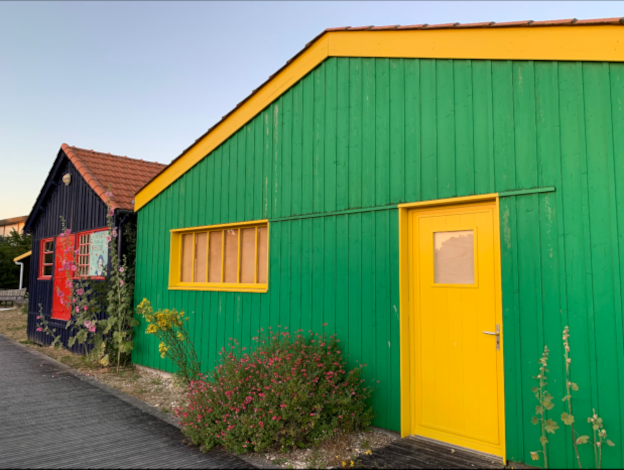
#> input picture Python/cible3.bmp, 624 x 470 px
$ python color_transfer.py
#> lines starting #> are read from the running program, lines starting #| are printed output that depends on the picture; after the words box and inside, x2 and y2 are one past the last pixel; in counts of white or black regions, pixels touching at a corner belong together
from PIL import Image
import numpy as np

cible = "cible3.bmp"
source = "source3.bmp"
out = 'out_python.bmp'

M1 = np.array([[0.3811, 0.5783, 0.0402], [0.1967, 0.7244, 0.0782], [0.0241, 0.1288, 0.8444]])
M2 = np.array([[1 / np.sqrt(3), 0, 0], [0, 1 / np.sqrt(6), 0], [0, 0, 1 / np.sqrt(2)]])
M3 = np.array([[1, 1, 1], [1, 1, -2], [1, -1, 0]])
M4 = M3.T
M5 = M2
M6 = np.array([[4.4679, -3.5873, 0.1193], [-1.2186, 2.3809, -0.1624], [0.0497, -0.2439, 1.2045]])

img_cible = np.array(Image.open(cible))
#> img_cible is the input picture: shape (470, 624, 3); mean R, G, B 106.4, 141.2, 94.2
img_source = np.array(Image.open(source))
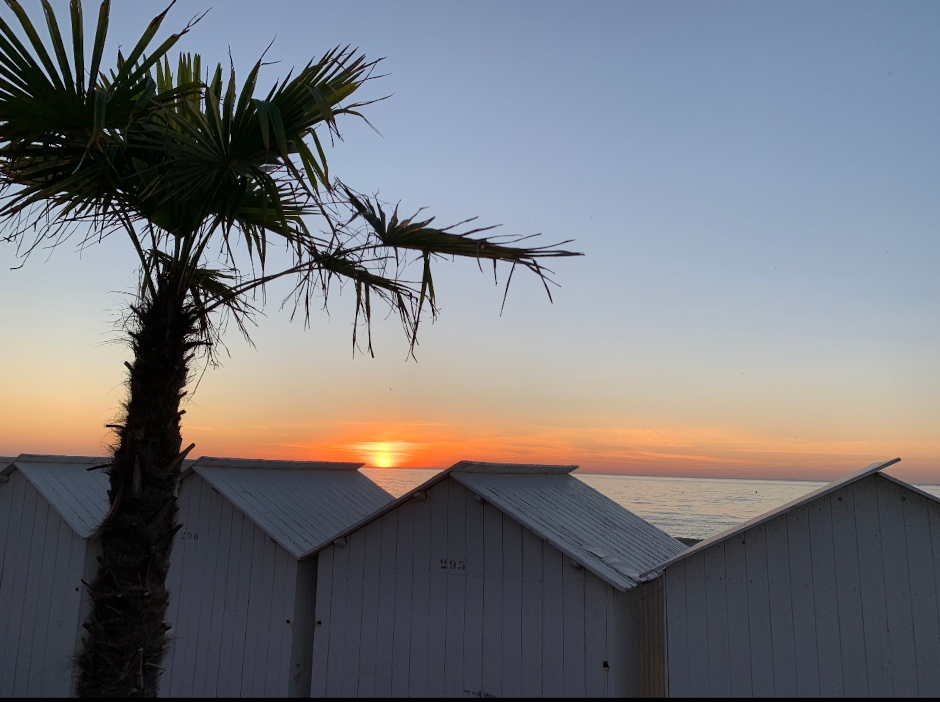
#> input picture Python/source3.bmp, 940 x 702 px
#> img_source is the input picture: shape (702, 940, 3); mean R, G, B 115.5, 116.4, 121.2

for x in range(img_cible.shape[0]):
    for y in range(img_cible.shape[1]):
        if (img_cible[x,y]==0).all():
            img_cible[x,y] = [1,1,1]
#> img_cible: shape (470, 624, 3); 0.03% of pixels changed, all inside (x1, y1, x2, y2) = (15, 150, 322, 424)

for x in range(img_source.shape[0]):
    for y in range(img_source.shape[1]):
        if (img_source[x,y]==0).all():
            img_source[x,y] = [1,1,1]
#> img_source: shape (702, 940, 3); 0.56% of pixels changed, all inside (x1, y1, x2, y2) = (0, 20, 940, 702)

img_source_LMS = np.dot(img_source, M1)
img_cible_LMS = np.dot(img_cible, M1)
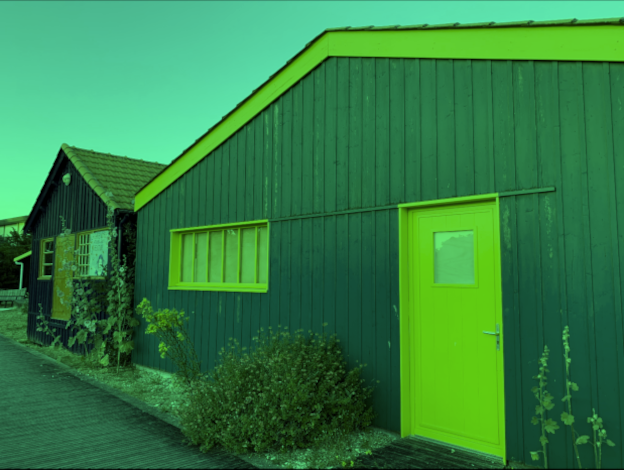
#> img_cible_LMS: shape (470, 624, 3) float64; mean R, G, B 70.6, 176, 94.9; drawn with min black and max white

img_source_lab = np.dot(np.log(img_source_LMS),np.dot(M2, M3))
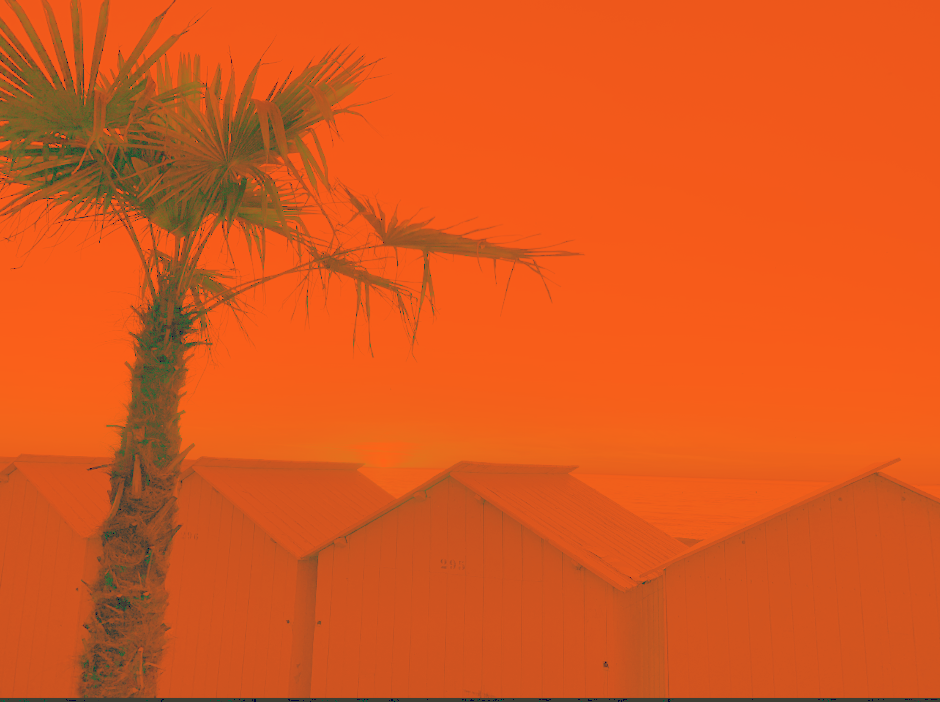
#> img_source_lab: shape (702, 940, 3) float64; mean R, G, B 7.3, 1.12, -1.65; drawn with min black and max white
img_cible_lab = np.dot(np.log(img_cible_LMS),np.dot(M2, M3))
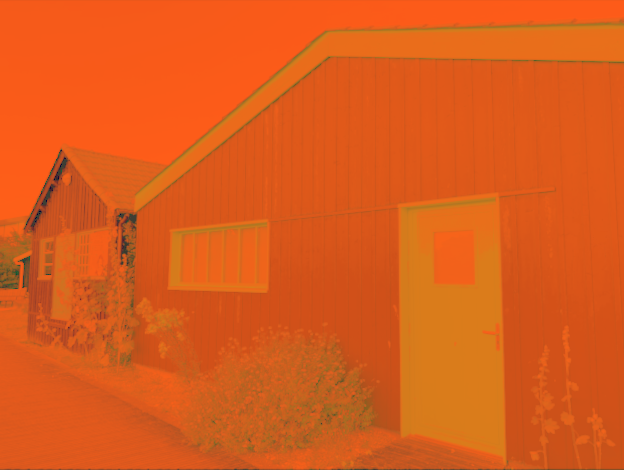
#> img_cible_lab: shape (470, 624, 3) float64; mean R, G, B 7.46, 1.36, -1.76; drawn with min black and max white

mean_source_lab, std_source_lab = np.mean(img_source_lab, axis=(0, 1)), np.std(img_source_lab, axis=(0, 1))
#> mean_source_lab = [7.3, 1.12, -1.65]; std_source_lab = [1.88, 0.31, 0.248]
mean_cible_lab, std_cible_lab = np.mean(img_cible_lab, axis=(0, 1)), np.std(img_cible_lab, axis=(0, 1))
#> mean_cible_lab = [7.46, 1.36, -1.76]; std_cible_lab = [1.01, 0.547, 0.145]
img_transfer_lab = (std_cible_lab / std_source_lab * (img_source_lab - mean_source_lab)) +mean_cible_lab
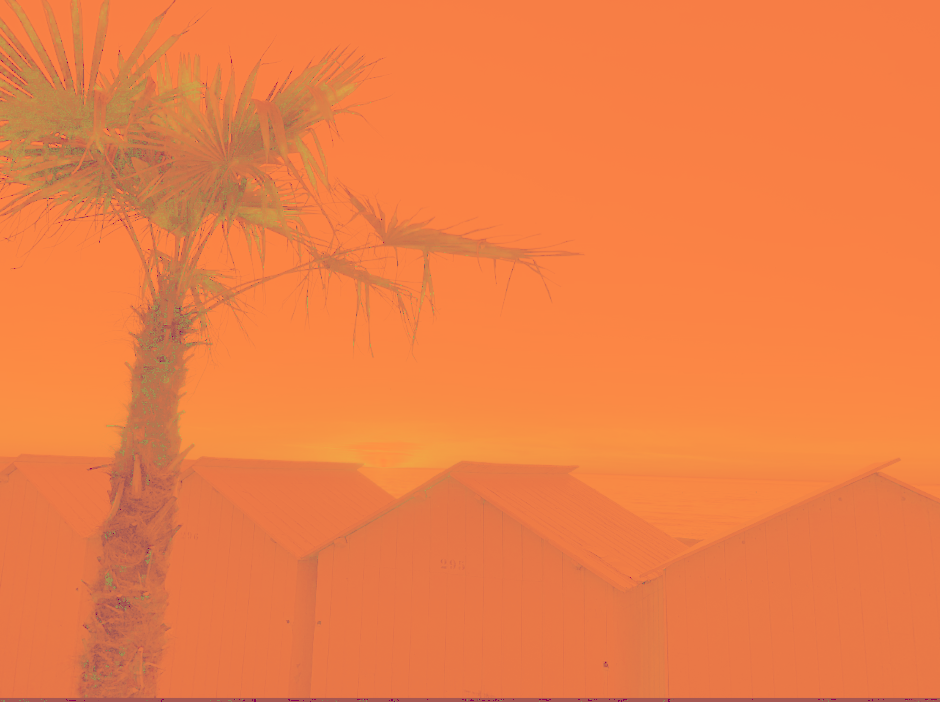
#> img_transfer_lab: shape (702, 940, 3) float64; mean R, G, B 7.46, 1.36, -1.76; drawn with min black and max white
img_transfer_LMS = np.dot(img_transfer_lab, np.dot(M4, M5))
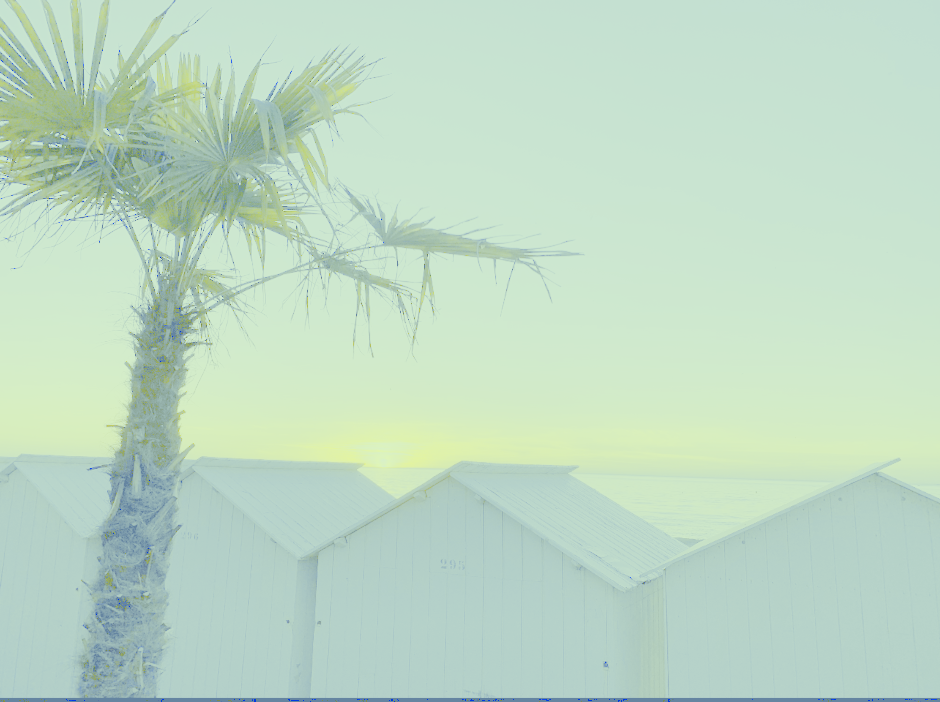
#> img_transfer_LMS: shape (702, 940, 3) float64; mean R, G, B 4.07, 5.04, 4.32; drawn with min black and max white
img_transfer = np.dot(np.exp(img_transfer_LMS), M6)
img_transfer[img_transfer > 255]=255
img_transfer[img_transfer < 0]=0
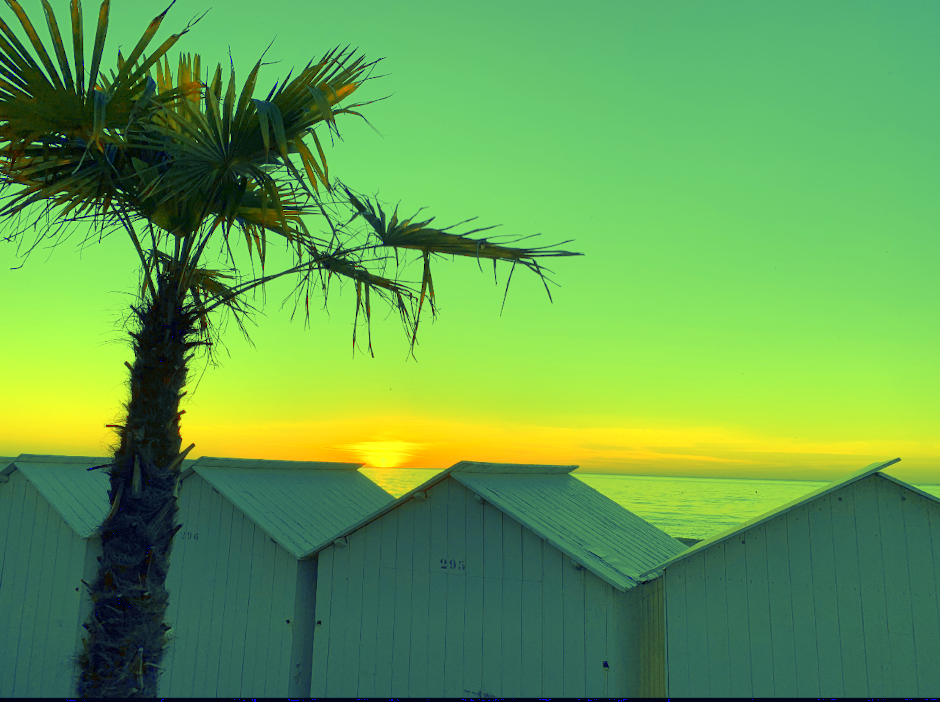
#> img_transfer: shape (702, 940, 3) float64; mean R, G, B 99.2, 159.4, 79.8
result = Image.fromarray(img_transfer.astype(np.uint8))
result.save(out)
